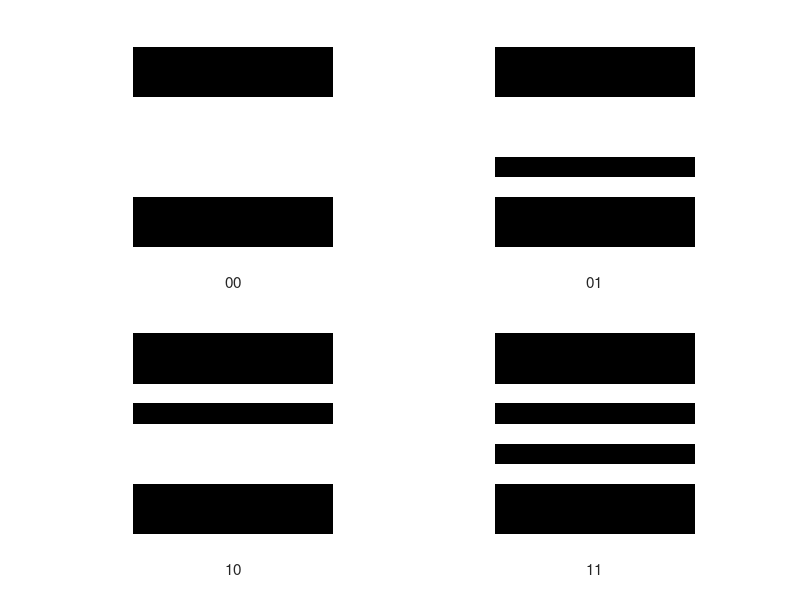

The MATLAB script that drew this image:
%Generates barcode images for machine vision detection
%Author: Colin Power

clear all
close all

bits = 2;
steps = bits*2+1; %Will be used to create seperating whitespace

height = 1601;
width = 1601;

image = ones(height, width); %Artifical white image
startStrip = 400;
endStrip = startStrip;

%Use floor to remove non-integer result. This will introduce errors.
period = floor( ((height-1)-startStrip*2) / steps);

%Create black line sements for stop and start
for x=1:startStrip+1
    for y=1:width
        image(x, y) = 0;
        image(height-x, y) = 0;
    end
end

figure
for decimal=0:power(2,bits)-1; %number of unique codes
    output = image;
    bitIndex = 1;
    
    for n=0:steps-1;
        for x=n*period+startStrip:(n+1)*period+startStrip %loop through one full period
            
            if (mod(n, 2) == 1) %every 2nd part of the line code.
                binary = dec2bin(decimal, bits);
                if (binary(bitIndex) == '1') %check if value is 0 or 1 in binary
                    %paint line black every 2nd period and when binary value is 1
                    for y=1:width
                        output(x, y) = 0;
                    end
                end
            end
        end
        
        if (mod(n,2) == 1)
            bitIndex = bitIndex+1;
        end
    end
    subplot(bits, bits, decimal+1), imshow(output), xlabel(binary);
end
